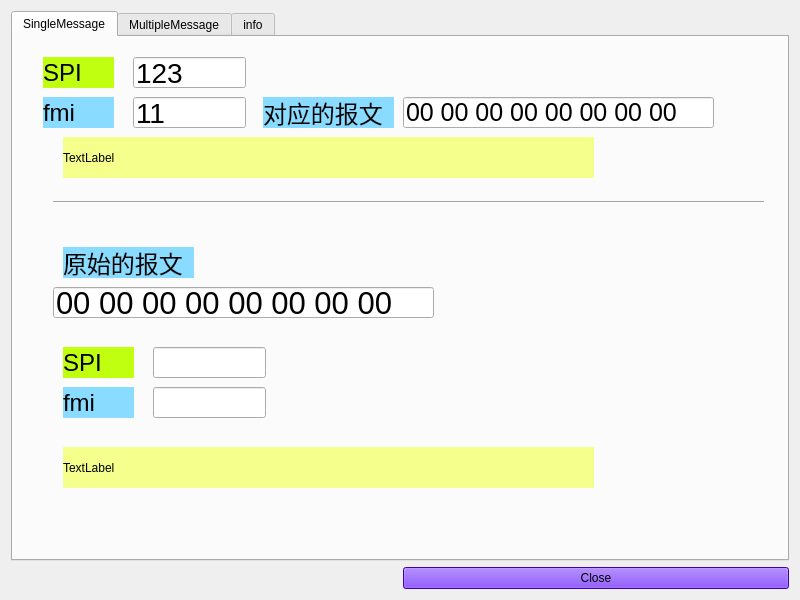
<?xml version="1.0" encoding="UTF-8"?>
<ui version="4.0">
 <class>Widget</class>
 <widget class="QWidget" name="Widget">
  <property name="geometry">
   <rect>
    <x>0</x>
    <y>0</y>
    <width>800</width>
    <height>600</height>
   </rect>
  </property>
  <property name="windowTitle">
   <string>Widget</string>
  </property>
  <layout class="QGridLayout" name="gridLayout">
   <item row="1" column="1">
    <widget class="QPushButton" name="pushButton_close">
     <property name="styleSheet">
      <string notr="true">background-color: rgb(85, 0, 255);</string>
     </property>
     <property name="text">
      <string>Close</string>
     </property>
    </widget>
   </item>
   <item row="0" column="0" colspan="2">
    <widget class="QTabWidget" name="tabWidget">
     <property name="currentIndex">
      <number>0</number>
     </property>
     <widget class="QWidget" name="widget_2">
      <attribute name="title">
       <string>SingleMessage</string>
      </attribute>
      <widget class="QLabel" name="label">
       <property name="geometry">
        <rect>
         <x>30</x>
         <y>20</y>
         <width>71</width>
         <height>31</height>
        </rect>
       </property>
       <property name="font">
        <font>
         <pointsize>18</pointsize>
        </font>
       </property>
       <property name="styleSheet">
        <string notr="true">background-color: rgb(191, 255, 15);</string>
       </property>
       <property name="text">
        <string>SPI</string>
       </property>
      </widget>
      <widget class="QLineEdit" name="lineEdit_spn_in">
       <property name="geometry">
        <rect>
         <x>120</x>
         <y>20</y>
         <width>113</width>
         <height>31</height>
        </rect>
       </property>
       <property name="font">
        <font>
         <pointsize>21</pointsize>
        </font>
       </property>
       <property name="text">
        <string>123</string>
       </property>
      </widget>
      <widget class="QLabel" name="label_2">
       <property name="geometry">
        <rect>
         <x>30</x>
         <y>60</y>
         <width>71</width>
         <height>31</height>
        </rect>
       </property>
       <property name="font">
        <font>
         <pointsize>18</pointsize>
        </font>
       </property>
       <property name="styleSheet">
        <string notr="true">background-color: rgb(137, 220, 255);</string>
       </property>
       <property name="text">
        <string>fmi</string>
       </property>
      </widget>
      <widget class="QLineEdit" name="lineEdit_fmi_in">
       <property name="geometry">
        <rect>
         <x>120</x>
         <y>60</y>
         <width>113</width>
         <height>31</height>
        </rect>
       </property>
       <property name="font">
        <font>
         <pointsize>21</pointsize>
        </font>
       </property>
       <property name="text">
        <string>11</string>
       </property>
      </widget>
      <widget class="QLineEdit" name="lineEdit_out_can_msg">
       <property name="geometry">
        <rect>
         <x>390</x>
         <y>60</y>
         <width>311</width>
         <height>31</height>
        </rect>
       </property>
       <property name="font">
        <font>
         <pointsize>19</pointsize>
        </font>
       </property>
       <property name="text">
        <string>00 00 00 00 00 00 00 00</string>
       </property>
       <property name="readOnly">
        <bool>true</bool>
       </property>
      </widget>
      <widget class="QLabel" name="label_3">
       <property name="geometry">
        <rect>
         <x>250</x>
         <y>60</y>
         <width>131</width>
         <height>31</height>
        </rect>
       </property>
       <property name="font">
        <font>
         <pointsize>18</pointsize>
        </font>
       </property>
       <property name="styleSheet">
        <string notr="true">background-color: rgb(137, 220, 255);</string>
       </property>
       <property name="text">
        <string>对应的报文</string>
       </property>
      </widget>
      <widget class="Line" name="line">
       <property name="geometry">
        <rect>
         <x>40</x>
         <y>150</y>
         <width>711</width>
         <height>31</height>
        </rect>
       </property>
       <property name="orientation">
        <enum>Qt::Orientation::Horizontal</enum>
       </property>
      </widget>
      <widget class="QLabel" name="label_4">
       <property name="geometry">
        <rect>
         <x>50</x>
         <y>210</y>
         <width>131</width>
         <height>31</height>
        </rect>
       </property>
       <property name="font">
        <font>
         <pointsize>18</pointsize>
        </font>
       </property>
       <property name="styleSheet">
        <string notr="true">background-color: rgb(137, 220, 255);</string>
       </property>
       <property name="text">
        <string>原始的报文</string>
       </property>
      </widget>
      <widget class="QLineEdit" name="lineEdit_in_can_msg">
       <property name="geometry">
        <rect>
         <x>40</x>
         <y>250</y>
         <width>381</width>
         <height>31</height>
        </rect>
       </property>
       <property name="font">
        <font>
         <pointsize>23</pointsize>
        </font>
       </property>
       <property name="text">
        <string>00 00 00 00 00 00 00 00</string>
       </property>
      </widget>
      <widget class="QLabel" name="label_5">
       <property name="geometry">
        <rect>
         <x>50</x>
         <y>350</y>
         <width>71</width>
         <height>31</height>
        </rect>
       </property>
       <property name="font">
        <font>
         <pointsize>18</pointsize>
        </font>
       </property>
       <property name="styleSheet">
        <string notr="true">background-color: rgb(137, 220, 255);</string>
       </property>
       <property name="text">
        <string>fmi</string>
       </property>
      </widget>
      <widget class="QLineEdit" name="lineEdit_fmi_out">
       <property name="geometry">
        <rect>
         <x>140</x>
         <y>350</y>
         <width>113</width>
         <height>31</height>
        </rect>
       </property>
       <property name="readOnly">
        <bool>true</bool>
       </property>
      </widget>
      <widget class="QLineEdit" name="lineEdit_spn_out">
       <property name="geometry">
        <rect>
         <x>140</x>
         <y>310</y>
         <width>113</width>
         <height>31</height>
        </rect>
       </property>
       <property name="readOnly">
        <bool>true</bool>
       </property>
      </widget>
      <widget class="QLabel" name="label_6">
       <property name="geometry">
        <rect>
         <x>50</x>
         <y>310</y>
         <width>71</width>
         <height>31</height>
        </rect>
       </property>
       <property name="font">
        <font>
         <pointsize>18</pointsize>
        </font>
       </property>
       <property name="styleSheet">
        <string notr="true">background-color: rgb(191, 255, 15);</string>
       </property>
       <property name="text">
        <string>SPI</string>
       </property>
      </widget>
      <widget class="QLabel" name="label_to_can_info">
       <property name="geometry">
        <rect>
         <x>50</x>
         <y>100</y>
         <width>531</width>
         <height>41</height>
        </rect>
       </property>
       <property name="styleSheet">
        <string notr="true">background-color: rgb(245, 255, 139);</string>
       </property>
       <property name="text">
        <string>TextLabel</string>
       </property>
      </widget>
      <widget class="QLabel" name="label_to_spn_fmi_info">
       <property name="geometry">
        <rect>
         <x>50</x>
         <y>410</y>
         <width>531</width>
         <height>41</height>
        </rect>
       </property>
       <property name="styleSheet">
        <string notr="true">background-color: rgb(245, 255, 139);</string>
       </property>
       <property name="text">
        <string>TextLabel</string>
       </property>
      </widget>
     </widget>
     <widget class="QWidget" name="widget">
      <attribute name="title">
       <string>MultipleMessage</string>
      </attribute>
      <widget class="QPlainTextEdit" name="plainTextEdit">
       <property name="geometry">
        <rect>
         <x>30</x>
         <y>20</y>
         <width>251</width>
         <height>191</height>
        </rect>
       </property>
      </widget>
      <widget class="QPushButton" name="pushButton_2">
       <property name="geometry">
        <rect>
         <x>290</x>
         <y>30</y>
         <width>101</width>
         <height>24</height>
        </rect>
       </property>
       <property name="styleSheet">
        <string notr="true">background-color: rgb(255, 158, 47);</string>
       </property>
       <property name="text">
        <string>添加</string>
       </property>
      </widget>
      <widget class="QPlainTextEdit" name="plainTextEdit_2">
       <property name="geometry">
        <rect>
         <x>420</x>
         <y>20</y>
         <width>281</width>
         <height>191</height>
        </rect>
       </property>
       <property name="readOnly">
        <bool>true</bool>
       </property>
      </widget>
      <widget class="Line" name="line_2">
       <property name="geometry">
        <rect>
         <x>30</x>
         <y>240</y>
         <width>701</width>
         <height>31</height>
        </rect>
       </property>
       <property name="orientation">
        <enum>Qt::Orientation::Horizontal</enum>
       </property>
      </widget>
      <widget class="QPlainTextEdit" name="plainTextEdit_3">
       <property name="geometry">
        <rect>
         <x>40</x>
         <y>280</y>
         <width>261</width>
         <height>221</height>
        </rect>
       </property>
      </widget>
      <widget class="QPushButton" name="pushButton_3">
       <property name="geometry">
        <rect>
         <x>310</x>
         <y>360</y>
         <width>75</width>
         <height>24</height>
        </rect>
       </property>
       <property name="styleSheet">
        <string notr="true">background-color: rgb(255, 158, 47);</string>
       </property>
       <property name="text">
        <string>转换</string>
       </property>
      </widget>
      <widget class="QPlainTextEdit" name="plainTextEdit_4">
       <property name="geometry">
        <rect>
         <x>420</x>
         <y>270</y>
         <width>291</width>
         <height>231</height>
        </rect>
       </property>
       <property name="readOnly">
        <bool>true</bool>
       </property>
      </widget>
      <widget class="QPushButton" name="pushButton_4">
       <property name="geometry">
        <rect>
         <x>300</x>
         <y>130</y>
         <width>101</width>
         <height>24</height>
        </rect>
       </property>
       <property name="styleSheet">
        <string notr="true">background-color: rgb(255, 158, 47);</string>
       </property>
       <property name="text">
        <string>转换</string>
       </property>
      </widget>
     </widget>
     <widget class="QWidget" name="tab">
      <attribute name="title">
       <string>info</string>
      </attribute>
     </widget>
    </widget>
   </item>
  </layout>
 </widget>
 <resources/>
 <connections/>
</ui>
